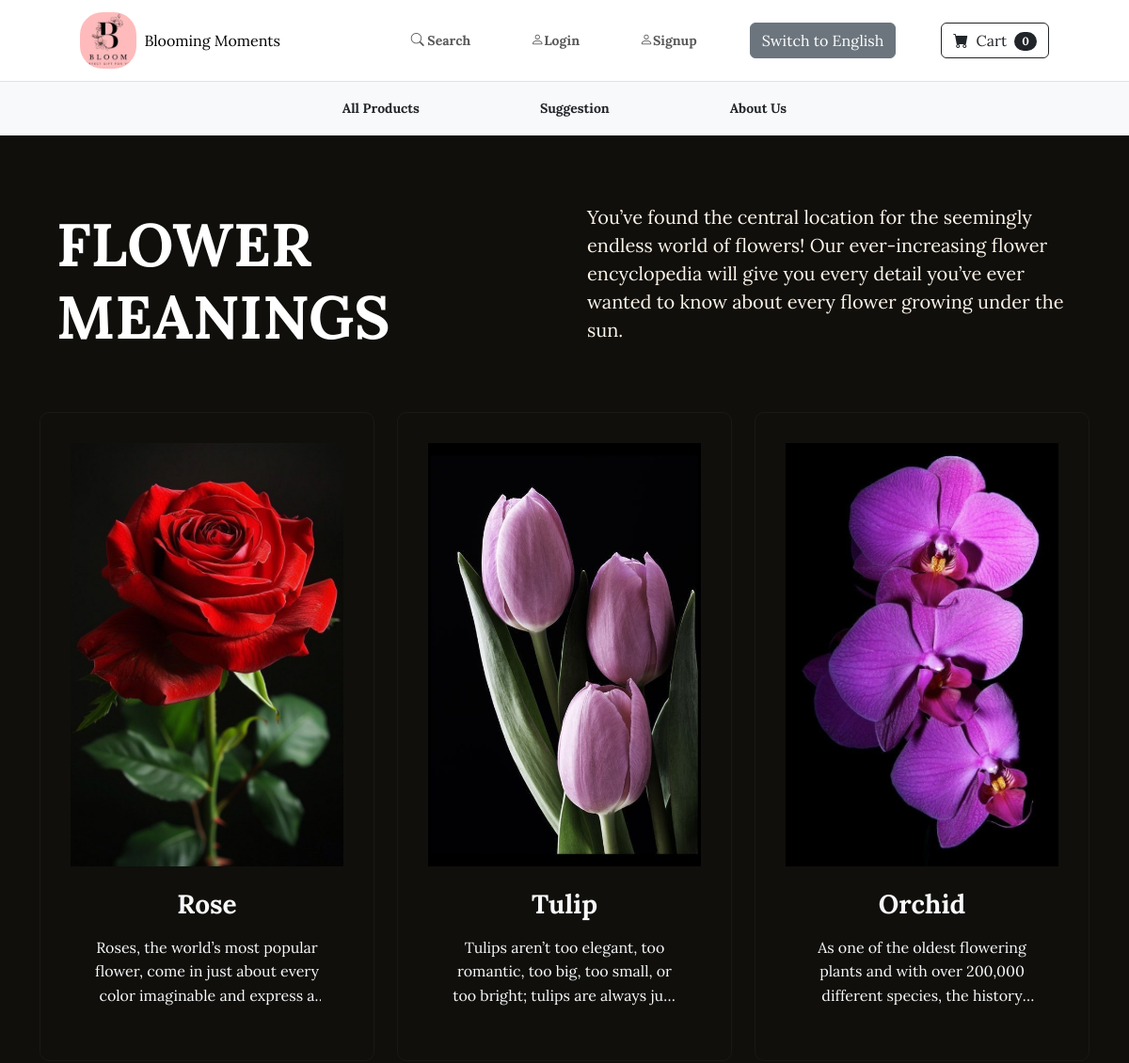
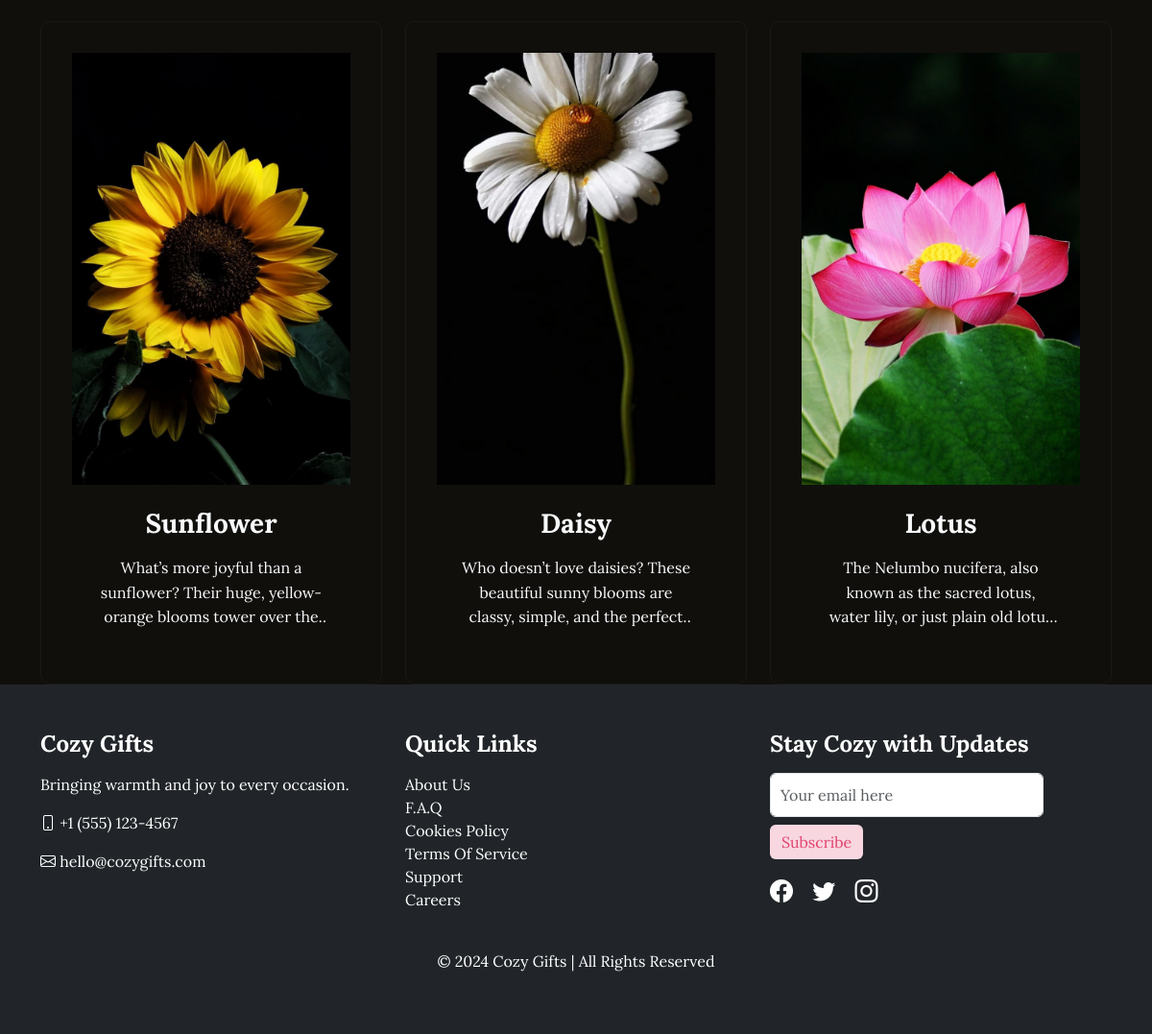
The page /flowerLanding/ on the database its author committed (2 pictures, top to bottom).
### store/models.py (models this page shows, shortened)
class FlowerStories(models.Model):
    name = models.CharField(max_length=100)
    description = models.CharField(max_length=250, default='', blank=True, null=True)
    image = models.ImageField(upload_to='uploads/flower/')
    category = models.ForeignKey(Flower_Categories, on_delete=models.CASCADE,null=True, blank=True)
    class Meta:
        verbose_name_plural = "Flower Stories"

### store/views.py (the view)
# urls.py: path('flowerLanding/',views.flowerLanding,name="flowerLanding"),
def flowerLanding(request):
    flowers = FlowerStories.objects.all()
    language = request.session.get('language', 'eng')  # Default to English
    template_name = 'flowerlanding_eng.html' if language == 'eng' else 'flowerlanding_mm.html'
    return render(request, template_name,{'flowers':flowers} )

### cart/cart.py (called while the page is built)
  def __len__(self):
    return len(self.cart)

### cart/context_processors.py (called while the page is built)
def cart(request):
  return {'cart':Cart(request)}

### store/templates/flowerlanding_eng.html
{% extends 'base.html' %}
{% load static %}
{% block styles %}
<link rel="stylesheet" href="{% static 'css/flowerLanding.css' %}">
{% endblock %}
{% block content %}
<section class="my-flower-landing-fullpage-section py-5">
  <div class="container mt-4 ">
    <div class="row align-items-center g-5">
      <div class="col-md-6">
        <h1 class="display-3 fw-bold text-white">FLOWER MEANINGS</h1>
      </div>
      <div class="col-md-6 position-relative">
        <p class="lead mb-4 text-white-75 ">
          You’ve found the central location for the seemingly endless world of flowers! Our ever-increasing flower
          encyclopedia will give you every detail you’ve ever wanted to know about every flower growing under the sun.
        </p>
      </div>
    </div>
  </div>
</section>
<section class="my-flower-landing-grid-section">
  <div class="container">
    <div class="row g-4 ">
      {% for flower in flowers %}
      <div class="col-lg-4 col-md-6 col-sm-6 col-12">
        <a href="{% url 'flower_detail' flower.name|lower %}" class="card-link">
          <div class="card h-100">
            <div class="card-img-div ratio-4x3">
              <img src="{{ flower.image.url }}"
                   alt="{{ flower.name }}"
                   class="img-fluid object-fit-cover">
            </div>
            <div class="card-body text-center">
              <h3 class="card-title text-light mb-3">{{ flower.name }}</h3>
              <p class="card-description text-light mb-0">
                {{ flower.description|truncatechars:100 }}
              </p>
            </div>
          </div>
        </a>
      </div>
      {% endfor %}
    </div>
  </div>
</section>
  {% endblock %}

### static/css/styles.css (style rules this page uses)
body { font-family: 'Lora', serif; background-color: whitesmoke; margin: 0; padding: 0; }
h1, h2, h3 { font-weight: 700; }
a { text-decoration: none; }
.container { max-width: 1140px; }
img { max-width: 100%; height: auto; }

### static/css/flowerLanding.css (style rules this page uses)
* { margin: 0; padding: 0; box-sizing: border-box; }
.my-flower-landing-fullpage-section { padding: 20px; background-color: #100f0c; color: #fdf5e9; padding: 3rem; }
.card { padding: 2rem; border-radius: 10px; background-color: #100f0c; text-align: center; }
.my-flower-landing-grid-section { background-color: #100f0c; }
.card-link { text-decoration: none; }
.card { border: 1px solid #1a1916 !important; transition: transform 0.3s ease; }
.card-img-div { height: 450px; overflow: hidden; }
.object-fit-cover { object-fit: cover; width: 100%; height: 100%; }
.card-body { padding: 1.5rem; }
.card-description { display: -webkit-box; -webkit-line-clamp: 3; -webkit-box-orient: vertical; overflow: hidden; line-height: 1.6; }

### rows shown on the page
FlowerStories: image (picture), name "Rose", description "Roses, the world’s most popular flower, come in just about every color imaginable and express…"
FlowerStories: image (picture), name "Tulip", description "Tulips aren’t too elegant, too romantic, too big, too small, or too bright; tulips are always…"
FlowerStories: image (picture), name "Orchid", description "As one of the oldest flowering plants and with over 200,000 different species, the…"
FlowerStories: image (picture), name "Sunflower", description "What’s more joyful than a sunflower? Their huge, yellow-orange blooms tower over…"
FlowerStories: image (picture), name "Daisy", description "Who doesn’t love daisies? These beautiful sunny blooms are classy, simple, and the…"
FlowerStories: image (picture), name "Lotus", description "The Nelumbo nucifera, also known as the sacred lotus, water lily, or just plain…"

### other values the page prints
{{ cart|length }} "0"
